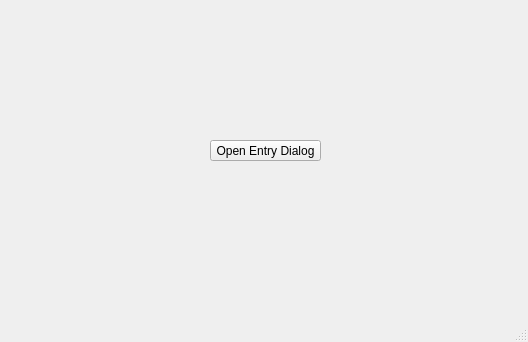
<?xml version="1.0" encoding="UTF-8"?>
<ui version="4.0">
 <class>MainWindow</class>
 <widget class="QMainWindow" name="MainWindow">
  <property name="geometry">
   <rect>
    <x>0</x>
    <y>0</y>
    <width>528</width>
    <height>342</height>
   </rect>
  </property>
  <property name="windowTitle">
   <string>MainWindow</string>
  </property>
  <widget class="QWidget" name="centralwidget">
   <widget class="QPushButton" name="pushButton">
    <property name="geometry">
     <rect>
      <x>210</x>
      <y>140</y>
      <width>111</width>
      <height>21</height>
     </rect>
    </property>
    <property name="text">
     <string>Open Entry Dialog</string>
    </property>
   </widget>
  </widget>
  <widget class="QMenuBar" name="menubar">
   <property name="geometry">
    <rect>
     <x>0</x>
     <y>0</y>
     <width>528</width>
     <height>20</height>
    </rect>
   </property>
  </widget>
  <widget class="QStatusBar" name="statusbar"/>
 </widget>
 <resources/>
 <connections/>
</ui>
